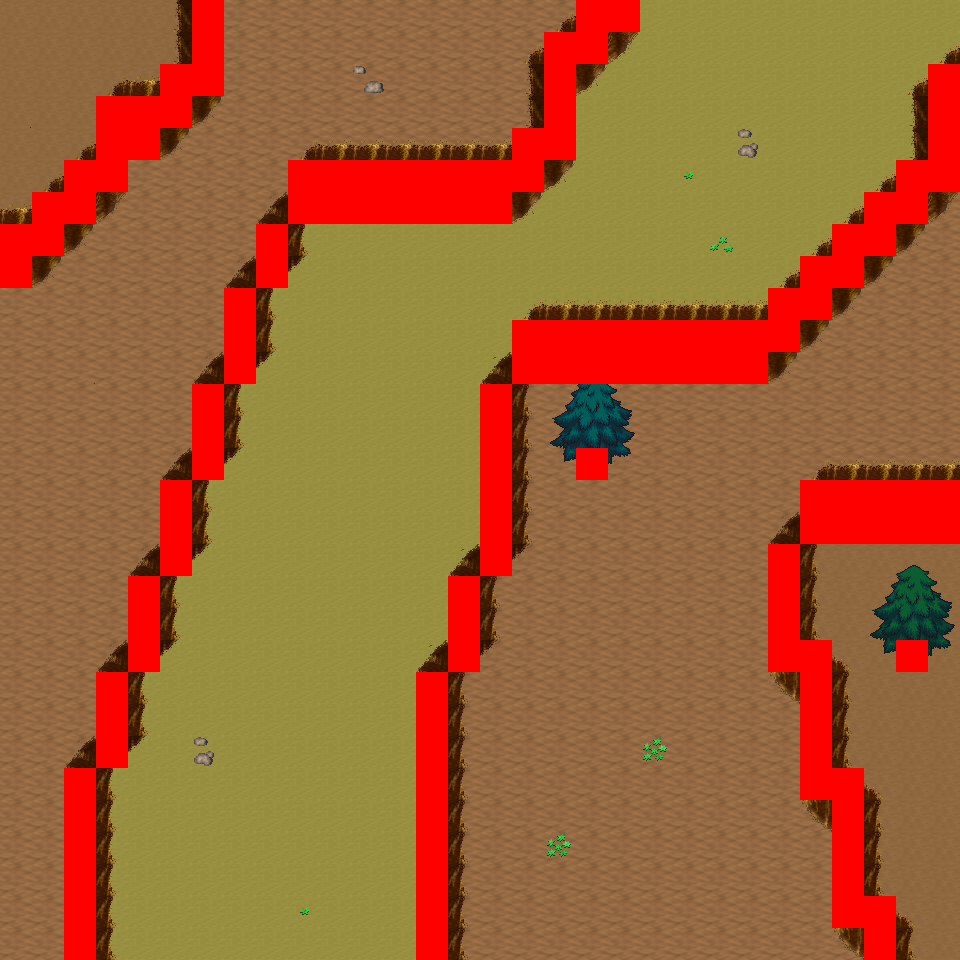

A level layout from a 2D game, rendered from its tile map. Below: a short description, then the map file with tile-grid data replaced by summaries:
An orthogonal 30x30 tile map with 32x32 px tiles, 6 tile layers (Ground, Object, Object2, Above, ...), 12 tilesets and 9 objects (9x mapExit).

<map version="1.0" orientation="orthogonal" renderorder="right-down" width="30" height="30" tilewidth="32" tileheight="32" nextobjectid="10">
  <tileset firstgid="1" name="tileset_logic_collision" tilewidth="32" tileheight="32" tilecount="1" columns="1">
    <image source="../drawable/tileset_logic_collision.png" width="32" height="32" />
  </tileset>
  <tileset firstgid="2" name="tileset_ground_ground" tilewidth="32" tileheight="32" tilecount="33" columns="3">
    <image source="../drawable/tileset_ground_ground.png" width="96" height="352" />
  </tileset>
  <tileset firstgid="35" name="tileset_ground_ridge_earth_pale" tilewidth="32" tileheight="32" tilecount="96" columns="12">
    <image source="../drawable/tileset_ground_ridge_earth_pale.png" width="384" height="256" />
  </tileset>
  <tileset firstgid="131" name="tileset_ground_ridge_earth_dark" tilewidth="32" tileheight="32" tilecount="96" columns="12">
    <image source="../drawable/tileset_ground_ridge_earth_dark.png" width="384" height="256" />
  </tileset>
  <tileset firstgid="227" name="tileset_terrain_desert" tilewidth="32" tileheight="32" tilecount="88" columns="8">
    <image source="../drawable/tileset_terrain_desert.png" width="256" height="352" />
  </tileset>
  <tileset firstgid="315" name="tileset_plant_tree_tree_darkgreen" tilewidth="32" tileheight="32" tilecount="88" columns="8">
    <image source="../drawable/tileset_plant_tree_tree_darkgreen.png" width="256" height="352" />
  </tileset>
  <tileset firstgid="403" name="tileset_ground_rock_pebbles" tilewidth="32" tileheight="32" tilecount="3" columns="1">
    <image source="../drawable/tileset_ground_rock_pebbles.png" width="32" height="96" />
  </tileset>
  <tileset firstgid="406" name="tileset_ground_sand_2" tilewidth="32" tileheight="32" tilecount="15" columns="5">
    <image source="../drawable/tileset_ground_sand_2.png" width="160" height="96" />
  </tileset>
  <tileset firstgid="421" name="tileset_plant_cactus_2" tilewidth="32" tileheight="32" tilecount="10" columns="5">
    <image source="../drawable/tileset_plant_cactus_2.png" width="160" height="64" />
  </tileset>
  <tileset firstgid="431" name="tileset_plant_cactus" tilewidth="32" tileheight="32" tilecount="2" columns="1">
    <image source="../drawable/tileset_plant_cactus.png" width="32" height="64" />
  </tileset>
  <tileset firstgid="433" name="tileset_plant_star_shaped_plants" tilewidth="32" tileheight="32" tilecount="6" columns="2">
    <image source="../drawable/tileset_plant_star_shaped_plants.png" width="64" height="96" />
  </tileset>
  <tileset firstgid="439" name="tileset_plant_tree_evergreen" tilewidth="32" tileheight="32" tilecount="36" columns="3">
    <image source="../drawable/tileset_plant_tree_evergreen.png" width="96" height="384" />
  </tileset>
  <layer name="Ground" width="30" height="30">
    <data>[900 cells, 900 non-empty, 4 distinct tile ids]</data>
  </layer>
  <layer name="Object" width="30" height="30">
    <data>[900 cells, 270 non-empty, 30 distinct tile ids]</data>
  </layer>
  <layer name="Object2" width="30" height="30">
    <data>[900 cells, 0 non-empty, 0 distinct tile ids]</data>
  </layer>
  <layer name="Above" width="30" height="30">
    <data>[900 cells, 20 non-empty, 20 distinct tile ids]</data>
  </layer>
  <layer name="Above2" width="30" height="30">
    <data>[900 cells, 0 non-empty, 0 distinct tile ids]</data>
  </layer>
  <layer name="Walkable" width="30" height="30">
    <data>[900 cells, 138 non-empty, 1 distinct tile ids]</data>
  </layer>
  <objectgroup name="MapEvents">
    <object id="1" name="south" type="mapExit" x="0" y="928" width="64" height="32">
      <properties>
        <property name="map" value="level_0_x1_y94" />
        <property name="x" value="0" />
        <property name="y" value="1" />
      </properties>
    </object>
    <object id="2" name="south2" type="mapExit" x="96" y="928" width="320" height="32">
      <properties>
        <property name="map" value="level_0_x1_y94" />
        <property name="x" value="3" />
        <property name="y" value="1" />
      </properties>
    </object>
    <object id="3" name="south3" type="mapExit" x="448" y="928" width="416" height="32">
      <properties>
        <property name="map" value="level_0_x1_y94" />
        <property name="x" value="14" />
        <property name="y" value="1" />
      </properties>
    </object>
    <object id="4" name="south4" type="mapExit" x="896" y="928" width="64" height="32">
      <properties>
        <property name="map" value="level_0_x1_y94" />
        <property name="x" value="28" />
        <property name="y" value="1" />
      </properties>
    </object>
    <object id="5" name="west" type="mapExit" x="0" y="0" width="32" height="224">
      <properties>
        <property name="map" value="level_0_x0_y93" />
        <property name="x" value="28" />
        <property name="y" value="0" />
      </properties>
    </object>
    <object id="6" name="west2" type="mapExit" x="0" y="288" width="32" height="672">
      <properties>
        <property name="map" value="level_0_x0_y93" />
        <property name="x" value="28" />
        <property name="y" value="9" />
      </properties>
    </object>
    <object id="7" name="east" type="mapExit" x="928" y="0" width="32" height="64">
      <properties>
        <property name="map" value="level_0_x2_y93" />
        <property name="x" value="1" />
        <property name="y" value="0" />
      </properties>
    </object>
    <object id="8" name="east2" type="mapExit" x="928" y="192" width="32" height="288">
      <properties>
        <property name="map" value="level_0_x2_y93" />
        <property name="x" value="1" />
        <property name="y" value="6" />
      </properties>
    </object>
    <object id="9" name="east3" type="mapExit" x="928" y="544" width="32" height="416">
      <properties>
        <property name="map" value="level_0_x2_y93" />
        <property name="x" value="1" />
        <property name="y" value="17" />
      </properties>
    </object>
  </objectgroup>
</map>
